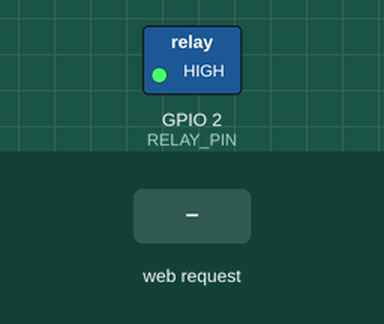
Simulated run of this sketch. Board: ESP32. Shown: switched loads named in the sketch (green lamp = pin HIGH). Inputs (shaded band) come from the test bench. WiFi joins after 1.5 s; servers stay silent unless stated; what the sketch prints to the serial monitor is not drawn.

Above: at 2.7 s.
2.8 s: HTTP request GET /open_door received
At 4.1 s:
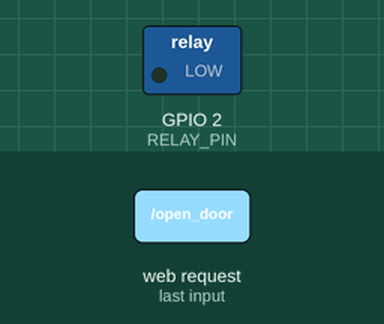
Timing chart, 0 to 6.3 s (numbered marks = the images above; inputs shaded):
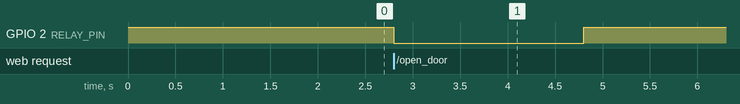

Measured:
- after the input at 2.8 s, GPIO 2 (RELAY_PIN): HIGH → LOW at once, → HIGH 2.0 s later

The sketch:

ESP32_Firmware.ino
```cpp
#include <WiFi.h>
#include <WebServer.h>

// --- Wi-Fi Credentials ---
const char* ssid = "YOUR_WIFI_SSID";         // Replace with your Wi-Fi network name
const char* password = "YOUR_WIFI_PASSWORD"; // Replace with your Wi-Fi password

// --- Relay Pin Configuration ---
const int RELAY_PIN = 2; // Connect your relay signal pin to ESP32's GPIO 2.
                         // Ensure your relay module is properly powered and wired.

// --- Web Server Setup ---
WebServer server(80); // Create a web server object on port 80 (standard HTTP)

// --- Function to handle root URL "/" ---
void handleRoot() {
  server.send(200, "text/plain", "ESP32 Door Access Control - Ready to open door.");
}

// --- Function to handle "/open_door" URL ---
void handleOpenDoor() {
  // Activate the relay to open the door (assuming active-LOW relay, adjust if needed)
  // Most common relay modules are active-LOW, meaning LOW signal turns them ON.
  digitalWrite(RELAY_PIN, LOW); // Turn relay ON

  Serial.println("Door opening...");
  server.send(200, "text/plain", "Door command sent!");

  // Keep the door open for a short duration (e.g., 2 seconds), then close
  delay(2000); // Wait 2 seconds (2000 milliseconds)

  // Deactivate the relay to close the door
  digitalWrite(RELAY_PIN, HIGH); // Turn relay OFF
  Serial.println("Door closed.");
}

// --- Function to handle 404 Not Found errors ---
void handleNotFound() {
  server.send(404, "text/plain", "Not Found");
}

void setup() {
  Serial.begin(115200); // Initialize serial communication for debugging

  // --- Configure Relay Pin ---
  pinMode(RELAY_PIN, OUTPUT);
  digitalWrite(RELAY_PIN, HIGH); // Ensure relay is OFF by default (assuming active-LOW)

  // --- Connect to Wi-Fi ---
  Serial.print("Connecting to WiFi: ");
  Serial.println(ssid);
  WiFi.begin(ssid, password);

  while (WiFi.status() != WL_CONNECTED) {
    delay(500);
    Serial.print(".");
  }

  Serial.println("");
  Serial.println("WiFi connected.");
  Serial.print("ESP32 IP Address: ");
  Serial.println(WiFi.localIP());

  // --- Configure Web Server Routes ---
  server.on("/", handleRoot);            // Handle requests to the root URL
  server.on("/open_door", handleOpenDoor); // Handle requests to /open_door
  server.onNotFound(handleNotFound);     // Handle any other undefined URLs

  // --- Start Web Server ---
  server.begin();
  Serial.println("HTTP server started");
}

void loop() {
  // --- Handle incoming web requests ---
  server.handleClient();
  // Add other tasks here if needed, but keep loop short for responsiveness
}
```
